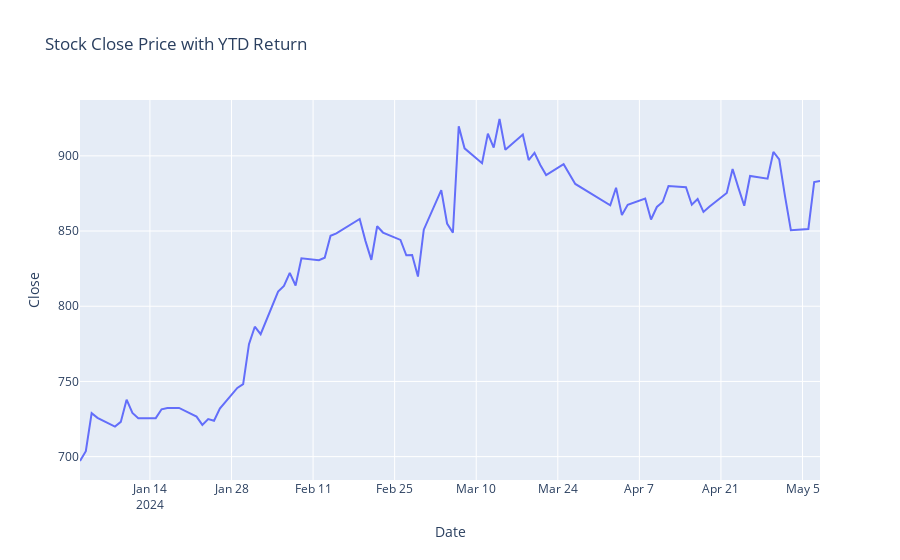

Notebook source saved alongside this figure:
### Code cell
import plotly.express as px

# Calculate YTD returns
start = df.at[0, 'Open']
df['YTD'] = ((df['Close'] - start) / start) * 100

# Round the YTD return to two decimal places
df['YTD'] = df['YTD'].round(2)

# Create the plot
fig = px.line(df,
              x='Date',
              y='Close',
              custom_data=['YTD', 'Volume'],  # Include YTD and Volume in custom hover data
              labels={'YTD': 'YTD Return (%)'},  # Label for YTD return in hover
              title='Stock Close Price with YTD Return')

fig.update_traces(hovertemplate='<b>Date</b>: %{x}<br><b>Close</b>: $%{y:.2f}<br><b>YTD Return</b>: %{customdata[0]:.2f}%<br><b>Volume</b>: %{customdata[1]:,}')
fig.show()

### Figure 1 — Plotly figure (JSON) as saved in the notebook; plotly's stock layout.template omitted (floating-point values rounded to 4 significant figures; data arrays with more than 128 entries replaced by an {"elided": "..."} marker saying what was removed)
{"data": [{"customdata": {"elided": "89x2 float values"}, "hovertemplate": "<b>Date</b>: %{x}<br><b>Close</b>: $%{y:.2f}<br><b>YTD Return</b>: %{customdata[0]:.2f}%<br><b>Volume</b>: %{customdata[1]:,}", "legendgroup": "", "line": {"color": "#636efa", "dash": "solid"}, "marker": {"symbol": "circle"}, "mode": "lines", "name": "", "orientation": "v", "showlegend": false, "type": "scatter", "x": ["2024-01-02", "2024-01-03", "2024-01-04", "2024-01-05", "2024-01-08", "2024-01-09", "2024-01-10", "2024-01-11", "2024-01-12", "2024-01-15", "2024-01-16", "2024-01-17", "2024-01-18", "2024-01-19", "2024-01-22", "2024-01-23", "2024-01-24", "2024-01-25", "2024-01-26", "2024-01-29", "2024-01-30", "2024-01-31", "2024-02-01", "2024-02-02", "2024-02-05", "2024-02-06", "2024-02-07", "2024-02-08", "2024-02-09", "2024-02-12", "2024-02-13", "2024-02-14", "2024-02-15", "2024-02-16", "2024-02-19", "2024-02-20", "2024-02-21", "2024-02-22", "2024-02-23", "2024-02-26", "2024-02-27", "2024-02-28", "2024-02-29", "2024-03-01", "2024-03-04", "2024-03-05", "2024-03-06", "2024-03-07", "2024-03-08", "2024-03-11", "2024-03-12", "2024-03-13", "2024-03-14", "2024-03-15", "2024-03-18", "2024-03-19", "2024-03-20", "2024-03-21", "2024-03-22", "2024-03-25", "2024-03-26", "2024-03-27", "2024-04-02", "2024-04-03", "2024-04-04", "2024-04-05", "2024-04-08", "2024-04-09", "2024-04-10", "2024-04-11", "2024-04-12", "2024-04-15", "2024-04-16", "2024-04-17", "2024-04-18", "2024-04-19", "2024-04-22", "2024-04-23", "2024-04-24", "2024-04-25", "2024-04-26", "2024-04-29", "2024-04-30", "2024-05-01", "2024-05-02", "2024-05-03", "2024-05-06", "2024-05-07", "2024-05-08"], "xaxis": "x", "y": [697.1, 703.6, 728.9, 725.8, 720, 723.1, 737.9, 729, 725.6, 725.6, 731.5, 732.4, 732.3, 732.4, 726.6, 721.1, 725, 723.9, 732, 745.7, 748.2, 774.8, 786.4, 781.4, 809.8, 813.5, 822.2, 813.8, 831.9, 830.6, 832.3, 846.9, 848.5, 850.9, 858, 843.3, 830.8, 853.2, 849, 844.1, 833.9, 834.1, 819.7, 850.9, 877.2, 855, 848.9, 919.6, 905, 895.1, 914.8, 905.5, 924.5, 904, 914.2, 897.2, 902, 893.9, 887.2, 894.5, 888.3, 881.3, 867.1, 878.8, 860.6, 867.5, 871.6, 857.7, 866, 869.3, 880, 879.2, 867.5, 871.3, 862.7, 866.2, 875.3, 891.3, 878.7, 866.8, 886.6, 884.8, 902.6, 897.7, 873.1, 850.6, 851.4, 882.6, 883.2], "yaxis": "y"}], "layout": {"legend": {"tracegroupgap": 0}, "title": {"text": "Stock Close Price with YTD Return"}, "xaxis": {"anchor": "y", "domain": [0, 1], "title": {"text": "Date"}}, "yaxis": {"anchor": "x", "domain": [0, 1], "title": {"text": "Close"}}}}
